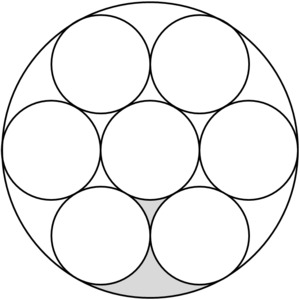
#> input picture detect-circles/images/8circles.png, 300 x 300 px
$ python detect_circles.py --image images/8circles.png
#> lines starting #> are read from the running program, lines starting #| are printed output that depends on the picture; after the words box and inside, x2 and y2 are one past the last pixel; in counts of white or black regions, pixels touching at a corner belong together
import numpy as np
import argparse
import cv2

ap = argparse.ArgumentParser()
ap.add_argument("-i", "--image", required=True, help="Path to the image")
args = vars(ap.parse_args())

image = cv2.imread(args["image"])
#> image is the input picture: shape (300, 300, 3); min 0, max 255, mean 240.1
output = image.copy()
gray = cv2.cvtColor(image, cv2.COLOR_BGR2GRAY)

circles = cv2.HoughCircles(gray, cv2.HOUGH_GRADIENT, 1.2, 75)
#> circles = [[149.4, 149.4, 48.48], [100.2, 64.2, 48.6], [198.6, 234.6, 48], [249, 149.4, 48.72], [49.8, 149.4, 48.84], [198.6, 64.2, 47.76], [100.2, 235.8, 47.76]]
if circles is not None:
    circles = np.round(circles[0, :]).astype("int")
#> circles = [[149, 149, 48], [100, 64, 49], [199, 235, 48], [249, 149, 49], [50, 149, 49], [199, 64, 48], [100, 236, 48]]
    for (x, y, r) in circles:
        cv2.circle(output, (x, y), r, (0, 255, 0), 4)
        cv2.rectangle(output, (x - 5, y - 5), (x + 5, y + 5), (0, 128, 255), -1)
#> this loop made 7 passes
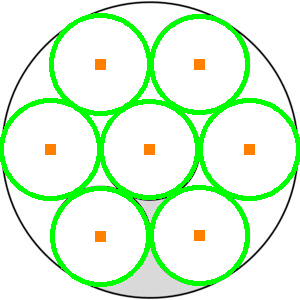
#> output: shape (300, 300, 3); 12.09% of pixels changed, all inside (x1, y1, x2, y2) = (0, 13, 300, 287)
    cv2.imshow("output", np.hstack([image, output]))
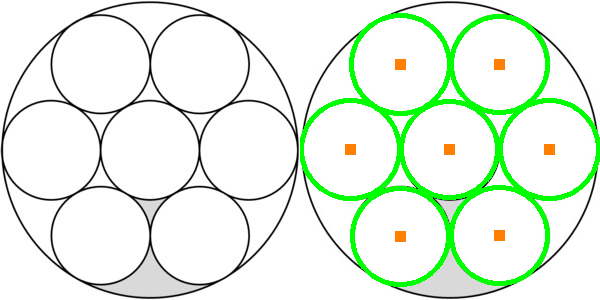
#> window 'output': shape (300, 600, 3); mean B, G, R 229.7, 244.5, 230.9
    cv2.waitKey(0)
